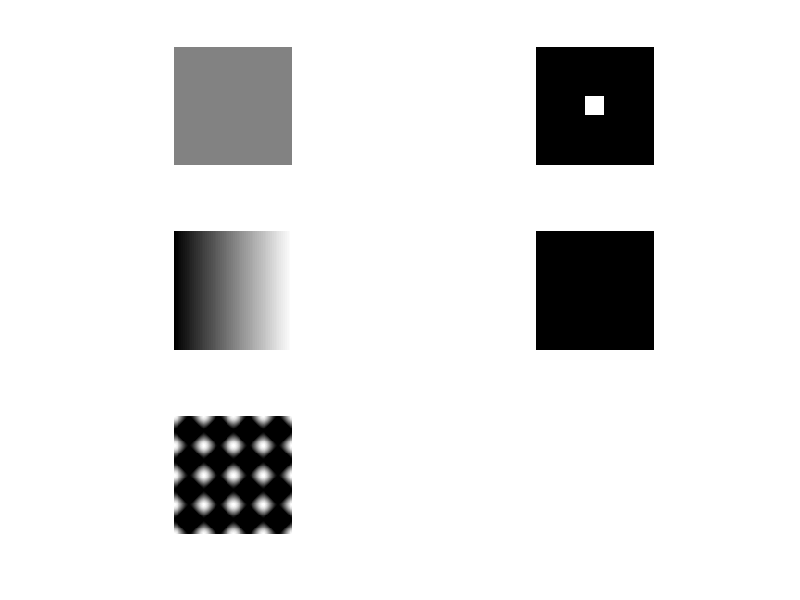

Here is the MATLAB script that generated this plot: (Note: this script raises an error after producing the figure.)
%% 1. Laplacian filter with high-boost filtering
clear all, close all
I = zeros(128);

I1=I+0.5;
subplot (3,2,1); imshow(I1);

I2=I;
I2(54:74,54:74)=1;
subplot (3,2,2); imshow(I2);

I3=((repmat([0:1:255]',1,256)))'/256;
subplot (3,2,3); imshow(I3);

I4=I;
I4(64,64)=1;
subplot (3,2,4); imshow(I4);

I5=I;
x=0:1:127;
f=cos((2*pi*x)/32);
[fe1,fe2]=meshgrid(f,f);
I5=(fe1+fe2)/2;
subplot (3,2,5); imshow(I5);

% 2. DFT

dft1=DFT(I1);dft2=DFT(I2);dft3=DFT(I3);dft4=DFT(I4);dft5=DFT(I5);
figure(2)
subplot (3,2,1);
imshow(dft1);
subplot (3,2,2); imshow(dft2);
subplot (3,2,3);imshow(dft3);
subplot (3,2,4);imshow(dft4);
subplot (3,2,5);imshow(dft5);




%%
% 3.
clc, clear
I = imread('cameraman.tif');
D0 = 20,n  = 2;
figure(1)
f1 = BWLPfilter(I, D0, n);
subplot (3,2,1);
imshow(I);
subplot (3,2,2);
imshow(f1)
f2=1-f1;
subplot (3,2,3);
imshow(f2);


F=fft2(I);
Fc=fftshift(F);
G1 = f1.*Fc;
G2 = f2.*Fc;
% 6- Do inverse shifting and inverse transform
gi1 = ifft2(ifftshift(G1));
gi2 = ifft2(ifftshift(G2));
% 7- Take the real part
g1 = real(gi1); g2 = real(gi2);

figure(2)
subplot(2,1,1)
imshow(uint8(g1)); 
subplot(2,1,2)
imshow(uint8(g2));
